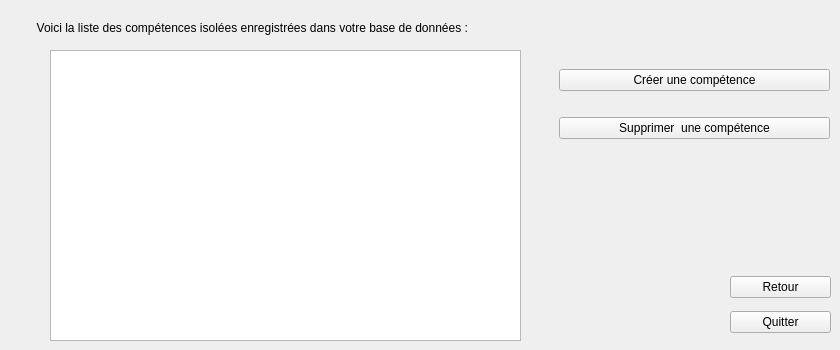
    <widget class="QWidget" name="page_14">
     <widget class="QLabel" name="label_25">
      <property name="geometry">
       <rect>
        <x>30</x>
        <y>20</y>
        <width>501</width>
        <height>16</height>
       </rect>
      </property>
      <property name="text">
       <string>  Voici la liste des compétences isolées enregistrées dans votre base de données : </string>
      </property>
     </widget>
     <widget class="QTextBrowser" name="textBrowser_5">
      <property name="geometry">
       <rect>
        <x>50</x>
        <y>50</y>
        <width>471</width>
        <height>291</height>
       </rect>
      </property>
     </widget>
     <widget class="QWidget" name="verticalLayoutWidget_18">
      <property name="geometry">
       <rect>
        <x>559</x>
        <y>49</y>
        <width>271</width>
        <height>111</height>
       </rect>
      </property>
      <layout class="QVBoxLayout" name="verticalLayout_18">
       <item>
        <widget class="QPushButton" name="pushButton_41">
         <property name="text">
          <string>Créer une compétence</string>
         </property>
        </widget>
       </item>
       <item>
        <widget class="QPushButton" name="pushButton_42">
         <property name="text">
          <string>Supprimer  une compétence</string>
         </property>
        </widget>
       </item>
      </layout>
     </widget>
     <widget class="QWidget" name="verticalLayoutWidget_19">
      <property name="geometry">
       <rect>
        <x>730</x>
        <y>269</y>
        <width>101</width>
        <height>71</height>
       </rect>
      </property>
      <layout class="QVBoxLayout" name="verticalLayout_19">
       <item>
        <widget class="QPushButton" name="pushButton_44">
         <property name="text">
          <string>Retour</string>
         </property>
        </widget>
       </item>
       <item>
        <widget class="QPushButton" name="pushButton_43">
         <property name="text">
          <string>Quitter</string>
         </property>
        </widget>
       </item>
      </layout>
     </widget>
    </widget>
